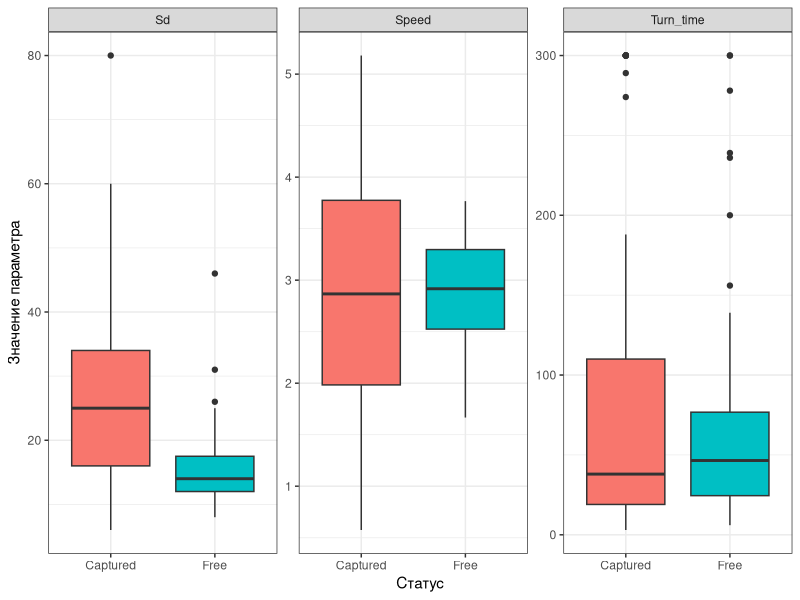
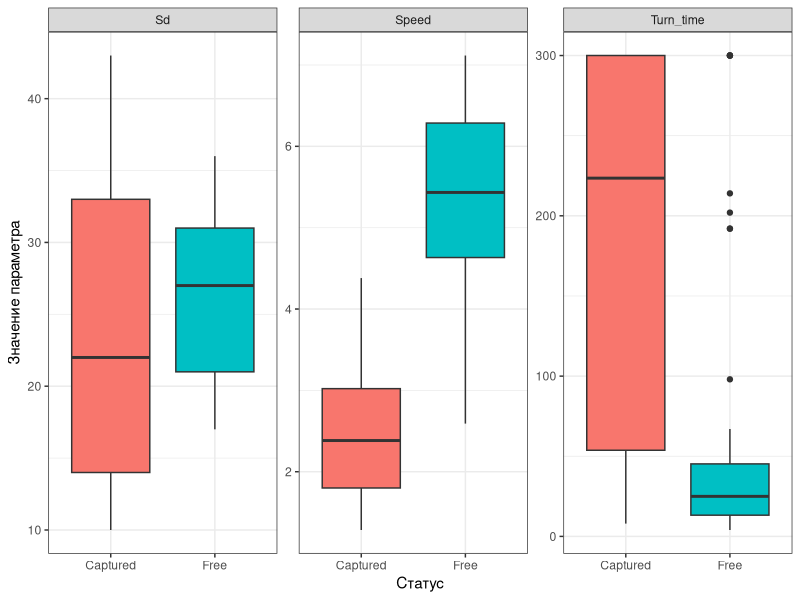
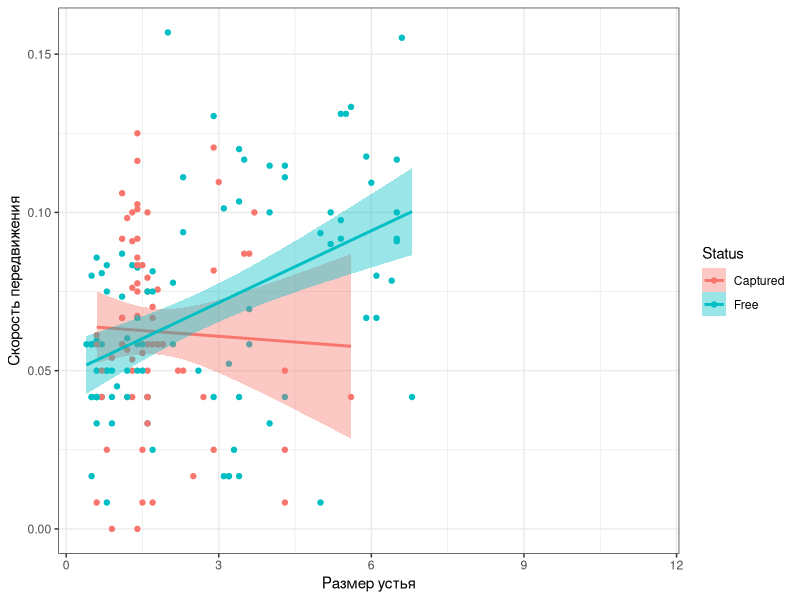

Write the R code that produced these figures, in order.
## ---- chunk 1
library(knitr)
opts_chunk$set(echo = FALSE, warning = FALSE, message = FALSE)
## ---- chunk 2
library(readxl)
library(ggplot2)
library(dplyr)
library(broom)
library(clipr)
## ---- chunk 3

snail_move2 <- read_excel("Data/snail_movement_2023_lenght.xlsx", na = "NA")
snail_move <- read_excel("Data/snail_movement_2023.xlsx", na = "NA")

Litt2 <- snail_move2 %>% filter(Species == "Littorina") 

Hydr2 <- snail_move2 %>% filter(Species == "Hydrobia")

Barbar <- snail_move %>% filter(Barbarity == "Barbar")

Litt <- snail_move %>% filter(Species == "Littorina")

Hydr <- snail_move %>% filter(Species == "Hydrobia")

## ---- chunk 4

ggplot(Hydr2, aes(y = Value, x = Status,  fill = Status)) + 
  geom_boxplot() + 
  theme_bw() + 
  facet_wrap(~Trait,scales = "free_y") +
  labs(x = "Статус", y = "Значение параметра") + 
  guides(fill = "none")

## ---- chunk 5

model_Hydr2_sd <-
Barbar %>% filter(Species == "Hydrobia") %>% 
  aov(Sd ~ Aperture_size * Status, data = .)
  
 

sd_df_h <- tidy(model_Hydr2_sd)

kable(sd_df_h, caption = "Табл. ++. Результаты дисперсионного анализа модели, описывающей связь вариабельности направления движения с размером и статусом гидробий.")

## ---- chunk 6

ggplot(Litt2, aes(y = Value, x = Status,  fill = Status)) + 
  geom_boxplot() + 
  theme_bw() + 
  facet_wrap(~Trait,scales = "free_y") +
  labs(x = "Статус", y = "Значение параметра") + 
  guides(fill = "none")
## ---- chunk 7
model_Litt2_Sd <-
Barbar %>% filter(Species == "Littorina") %>% 
  aov(Sd ~ Aperture_size * Status, data = .)
  
sd_df_l <- tidy(model_Litt2_Sd)

kable(sd_df_l, caption = "Табл. ++. Результаты дисперсионного анализа модели, описывающей связь вариабельности движения с размером и статусом литторин.")
## ---- chunk 8
model_Litt2_Speed <-
Litt %>% aov (Speed ~ Aperture_size * Status, data = .)
  
sp_df_l <- tidy(model_Litt2_Speed)

kable(sp_df_l, caption = "Табл. ++. Результаты дисперсионного анализа модели, описывающей связь скорости движения с размером и статусом литторин.")
## ---- chunk 9
model_Litt2_Tt <-
Barbar %>% filter(Species == "Littorina") %>% 
  aov(Turn_time ~ Aperture_size * Status, data = .)
  
Tt_df_l <- tidy(model_Litt2_Tt)

kable(Tt_df_l, caption = "Табл. ++. Результаты дисперсионного анализа модели, описывающей связь времени начала движения с размером и статусом литторин.")
## ---- chunk 10

ggplot(Barbar, aes(x = Aperture_size, y = Speed, fill = Status, color = Status)) + 
  geom_point() + 
  geom_smooth(method = 'lm') + 
  theme_bw() +
  labs(x = "Размер устья", y = "Скорость передвижения")
